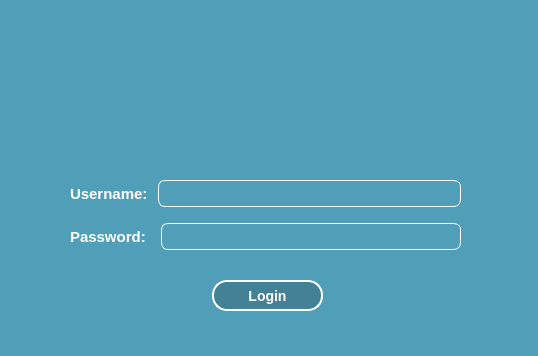
<?xml version="1.0" encoding="UTF-8"?>
<ui version="4.0">
 <class>MainWindow</class>
 <widget class="QMainWindow" name="MainWindow">
  <property name="geometry">
   <rect>
    <x>0</x>
    <y>0</y>
    <width>538</width>
    <height>356</height>
   </rect>
  </property>
  <property name="windowTitle">
   <string>MainWindow</string>
  </property>
  <property name="styleSheet">
   <string notr="true">background-color: #519eb8;</string>
  </property>
  <widget class="QWidget" name="centralwidget">
   <widget class="QPushButton" name="pushButtonLogin">
    <property name="geometry">
     <rect>
      <x>212</x>
      <y>280</y>
      <width>111</width>
      <height>31</height>
     </rect>
    </property>
    <property name="cursor">
     <cursorShape>PointingHandCursor</cursorShape>
    </property>
    <property name="styleSheet">
     <string notr="true">QPushButton {
	border: 2px solid #ffffff;
	background-color: #428196;
	color: #ffffff;
	font-weight: bold;
	font-size: 10.5pt;
	border-radius: 15px;
}

QPushButton:hover {
	background-color: #23444f;
}</string>
    </property>
    <property name="text">
     <string>Login</string>
    </property>
   </widget>
   <widget class="QWidget" name="layoutWidget">
    <property name="geometry">
     <rect>
      <x>70</x>
      <y>170</y>
      <width>391</width>
      <height>91</height>
     </rect>
    </property>
    <layout class="QVBoxLayout" name="verticalLayout">
     <item>
      <layout class="QHBoxLayout" name="horizontalLayout">
       <item>
        <widget class="QLabel" name="label">
         <property name="styleSheet">
          <string notr="true">QLabel  {
	font-size: 11.5pt;
	color: #ffffff;
	font-weight: bold;
}</string>
         </property>
         <property name="text">
          <string>Username: </string>
         </property>
        </widget>
       </item>
       <item>
        <widget class="QLineEdit" name="lineEditUserName">
         <property name="styleSheet">
          <string notr="true">QLineEdit {
	border: 1px solid #fff;
	border-radius: 7px;
	height: 25px;
	padding-left: 5px;
	color: #ffffff;
	font-size: 9.5pt
}</string>
         </property>
        </widget>
       </item>
      </layout>
     </item>
     <item>
      <layout class="QHBoxLayout" name="horizontalLayout_2">
       <item>
        <widget class="QLabel" name="label_2">
         <property name="styleSheet">
          <string notr="true">QLabel  {
	font-size: 11.5pt;
	color: #ffffff;
	font-weight: bold;
}</string>
         </property>
         <property name="text">
          <string>Password:  </string>
         </property>
        </widget>
       </item>
       <item>
        <widget class="QLineEdit" name="lineEditPassword">
         <property name="styleSheet">
          <string notr="true">QLineEdit {
	border: 1px solid #fff;
	border-radius: 7px;
	height: 25px;
	padding-left: 5px;
	color: #ffffff;
	font-size: 9.5pt
}</string>
         </property>
         <property name="echoMode">
          <enum>QLineEdit::Password</enum>
         </property>
        </widget>
       </item>
      </layout>
     </item>
    </layout>
   </widget>
   <widget class="QLabel" name="label_3">
    <property name="geometry">
     <rect>
      <x>170</x>
      <y>10</y>
      <width>171</width>
      <height>141</height>
     </rect>
    </property>
    <property name="text">
     <string/>
    </property>
    <property name="pixmap">
     <pixmap resource="assets.qrc">:/telaSplah/assets/TelaLogin.png</pixmap>
    </property>
    <property name="scaledContents">
     <bool>true</bool>
    </property>
   </widget>
  </widget>
  <widget class="QMenuBar" name="menubar">
   <property name="geometry">
    <rect>
     <x>0</x>
     <y>0</y>
     <width>538</width>
     <height>21</height>
    </rect>
   </property>
  </widget>
  <widget class="QStatusBar" name="statusbar"/>
 </widget>
 <resources>
  <include location="assets.qrc"/>
 </resources>
 <connections/>
</ui>
